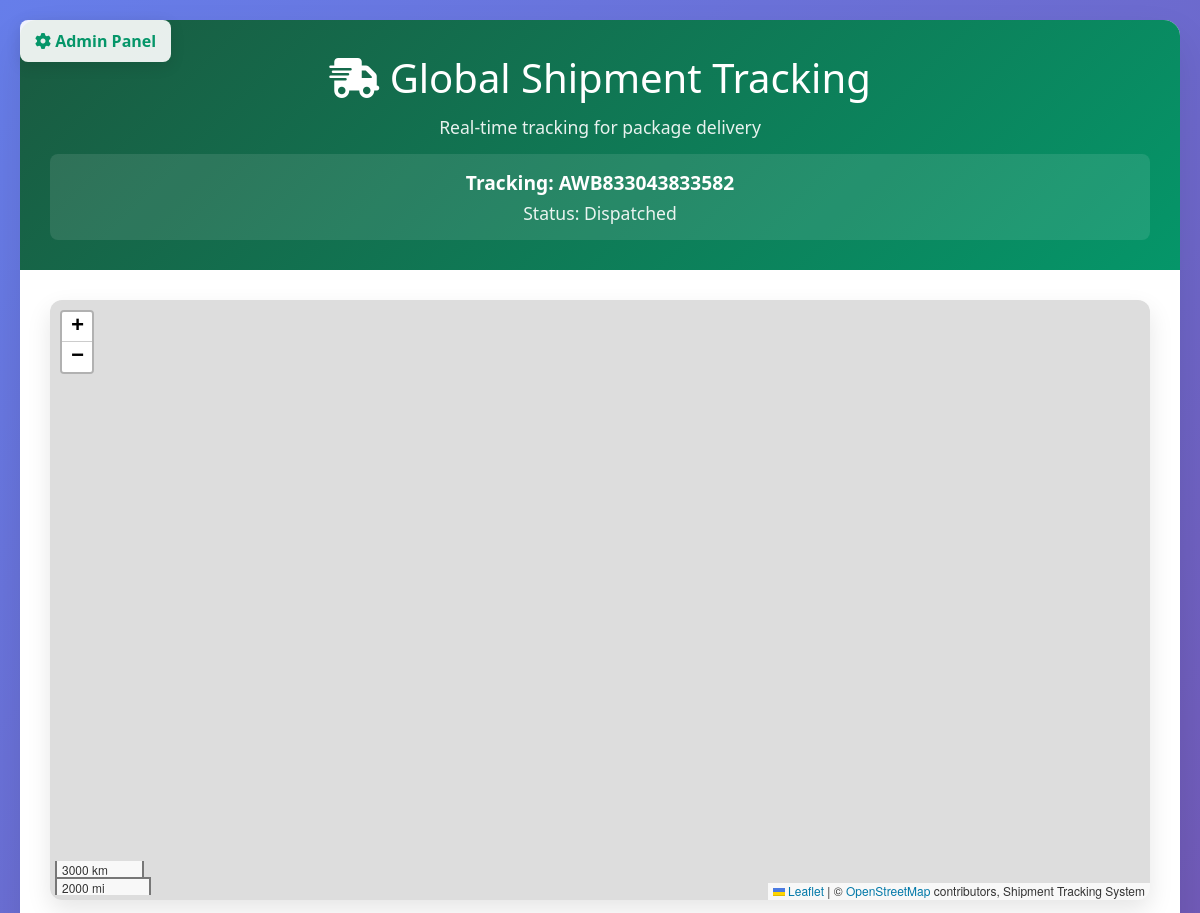
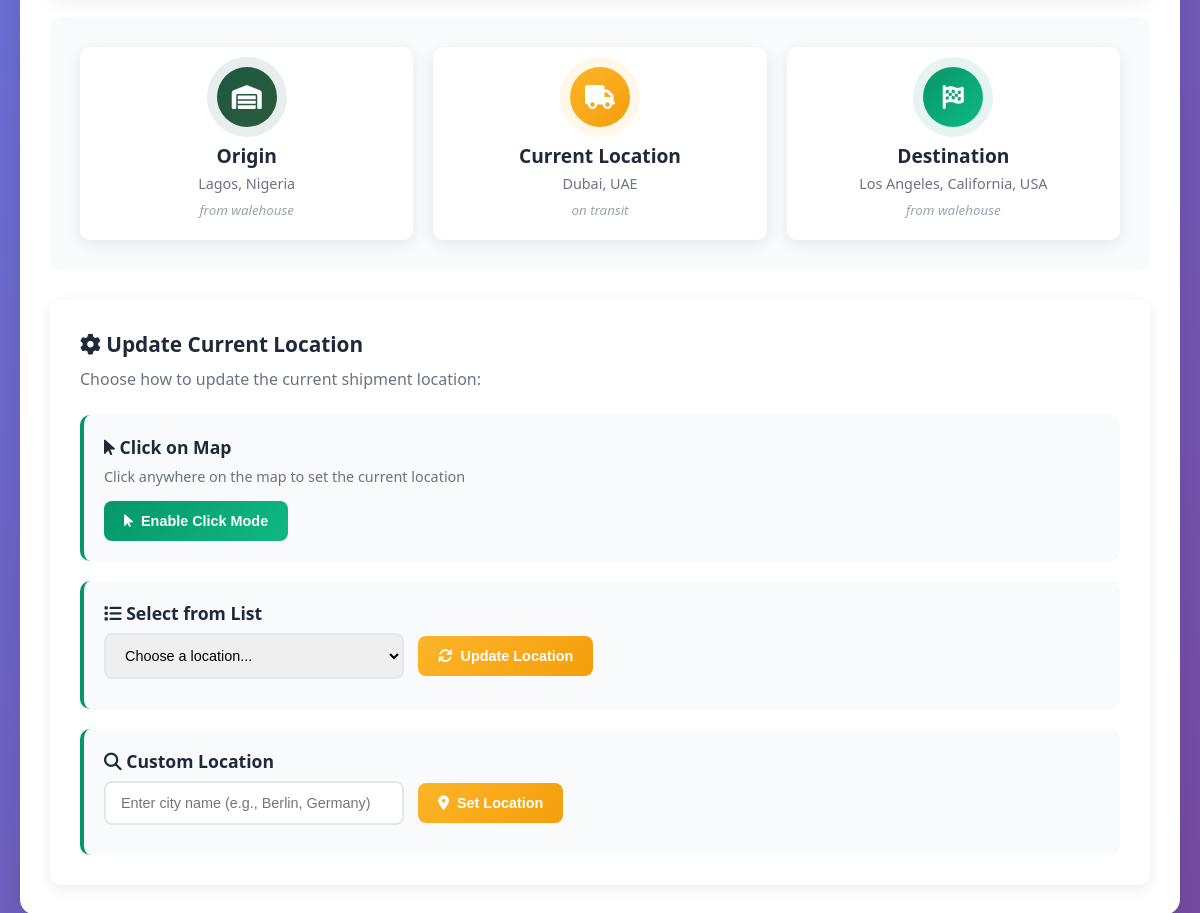
The app's page /index.php?tracking=AWB833043833582 with its own data (2 pictures, top to bottom).
### tables this page shows
CREATE TABLE `shipments` (
  `id` int(11) NOT NULL,
  `tracking_number` varchar(50) NOT NULL,
  `origin_location` varchar(255) NOT NULL,
  `origin_description` varchar(500) DEFAULT NULL,
  `current_location` varchar(255) NOT NULL,
  `current_description` varchar(500) DEFAULT NULL,
  `destination_location` varchar(255) NOT NULL,
  `destination_description` varchar(500) DEFAULT NULL,
  `status` enum('dispatched','in_transit','delivered','delayed') DEFAULT 'in_transit',
  `created_at` timestamp NOT NULL DEFAULT current_timestamp(),
  `updated_at` timestamp NOT NULL DEFAULT current_timestamp() ON UPDATE current_timestamp()
);

### database.php (called while the page is built, shortened)
<?php
class Database {
    private $host = 'localhost';
    private $db_name = 'shipment_tracking';
    private $username = 'root';
    private $password = '';
    public function connect() {
        $this->conn = null;
        try {
            $this->conn = new PDO(
                "mysql:host=" . $this->host . ";dbname=" . $this->db_name,
                $this->username,
                $this->password
            );
            $this->conn->setAttribute(PDO::ATTR_ERRMODE, PDO::ERRMODE_EXCEPTION);
            $this->conn->setAttribute(PDO::ATTR_DEFAULT_FETCH_MODE, PDO::FETCH_ASSOC);
        } catch(PDOException $e) {
            echo "Connection Error: " . $e->getMessage();
            die();
        }
        return $this->conn;
    }
}
function getDbConnection() {
    $database = new Database();
    return $database->connect();
}
?>

### Shipment.php (called while the page is built, shortened)
<?php
require_once __DIR__ . '/../config/database.php';
class Shipment {
    private $conn;
    public function __construct() {
        $this->conn = getDbConnection();
    }
    public function getShipment($trackingNumber) {
        try {
            $query = "SELECT * FROM shipments WHERE tracking_number = :tracking_number";
            $stmt = $this->conn->prepare($query);
            $stmt->bindParam(':tracking_number', $trackingNumber);
            $stmt->execute();
            return $stmt->fetch();
        } catch(PDOException $e) {
            error_log("Database Error: " . $e->getMessage());
            return false;
        }
    }
}
?>

### index.php (the view, shortened to what this page needs)
<?php
require_once 'classes/Shipment.php';
$trackingNumber = $_GET['tracking'] ?? 'SH001234567890';
$shipment = new Shipment();
$shipmentData = $shipment->getShipment($trackingNumber);
?>
<!DOCTYPE html>
<html lang="en">
<head>
    <link rel="stylesheet" href="https://cdnjs.cloudflare.com/ajax/libs/leaflet/1.9.4/leaflet.min.css" />
    <link rel="stylesheet" href="https://cdnjs.cloudflare.com/ajax/libs/font-awesome/6.4.0/all.min.css" />
</head>
<body>
    <a href="admin.php" class="admin-link">
        <i class="fas fa-cog"></i> Admin Panel
    </a>
    <div class="container">
        <div class="header">
            <h1><i class="fas fa-shipping-fast"></i> Global Shipment Tracking</h1>
            <p>Real-time tracking for package delivery</p>
            <div class="tracking-info">
                <h3>Tracking: <?php echo htmlspecialchars($shipmentData['tracking_number']); ?></h3>
                <p>Status: <?php echo ucfirst(str_replace('_', ' ', $shipmentData['status'])); ?></p>
            </div>
        </div>
        <div class="map-container">
            <div id="map"></div>
        </div>
        <div class="route-info">
            <div class="location-card origin">
                <div class="icon">
                    <i class="fas fa-warehouse"></i>
                </div>
                <h3>Origin</h3>
                <p id="origin-location-name"><?php echo htmlspecialchars($shipmentData['origin_location']); ?></p>
                <small><?php echo htmlspecialchars($shipmentData['origin_description']); ?></small>
            </div>
            <div class="location-card current">
                <div class="icon">
                    <i class="fas fa-truck"></i>
                </div>
                <h3>Current Location</h3>
                <p id="current-location-name"><?php echo htmlspecialchars($shipmentData['current_location']); ?></p>
                <small><?php echo htmlspecialchars($shipmentData['current_description']); ?></small>
            </div>
            <div class="location-card destination">
                <div class="icon">
                    <i class="fas fa-flag-checkered"></i>
                </div>
                <h3>Destination</h3>
                <p id="destination-location-name"><?php echo htmlspecialchars($shipmentData['destination_location']); ?></p>
                <small><?php echo htmlspecialchars($shipmentData['destination_description']); ?></small>
            </div>
        </div>
        <div class="control-panel">
            <div class="control-section">
                <h3><i class="fas fa-cog"></i> Update Current Location</h3>
                <p>Choose how to update the current shipment location:</p>
                <div class="control-options">
                    <div class="control-option">
                        <h4><i class="fas fa-mouse-pointer"></i> Click on Map</h4>
                        <p>Click anywhere on the map to set the current location</p>
                        <button id="enable-click-mode" class="btn btn-primary">
                            <i class="fas fa-mouse-pointer"></i> Enable Click Mode
                        </button>
                    </div>
                    <div class="control-option">
                        <h4><i class="fas fa-list"></i> Select from List</h4>
                        <select id="location-select" class="location-select">
                            <option value="">Choose a location...</option>
                        </select>
                        <button id="update-location" class="btn btn-secondary">
                            <i class="fas fa-sync"></i> Update Location
                        </button>
                    </div>
                    <div class="control-option">
                        <h4><i class="fas fa-search"></i> Custom Location</h4>
                        <input type="text" id="custom-location" class="location-input" placeholder="Enter city name (e.g., Berlin, Germany)">
                        <button id="set-custom-location" class="btn btn-secondary">
                            <i class="fas fa-map-marker-alt"></i> Set Location
                        </button>
                    </div>
                </div>
            </div>
        </div>
    </div>
</body>
</html>

### index.php (style rules this page uses)
* { margin: 0; padding: 0; box-sizing: border-box; }
body { font-family: 'Segoe UI', Tahoma, Geneva, Verdana, sans-serif; background: linear-gradient(135deg, #667eea 0%, #764ba2 100%); min-height: 100vh; padding: 20px; }
.container { max-width: 1200px; margin: 0 auto; background: white; border-radius: 16px; box-shadow: 0 20px 40px rgba(0, 0, 0, 0.1); overflow: hidden; }
.header { background: linear-gradient(135deg, #1a5a40 0%, #059669 100%); color: white; padding: 30px; text-align: center; }
.header h1 { font-size: 2.5rem; margin-bottom: 10px; font-weight: 300; }
.header p { font-size: 1.1rem; opacity: 0.9; }
.tracking-info { background: rgba(255, 255, 255, 0.1); padding: 15px; border-radius: 8px; margin-top: 15px; }
.tracking-info h3 { font-size: 1.2rem; margin-bottom: 5px; }
.map-container { position: relative; height: 600px; margin: 30px; border-radius: 12px; overflow: hidden; box-shadow: 0 10px 25px rgba(0, 0, 0, 0.1); }
#map { height: 100%; width: 100%; }
.route-info { display: flex; justify-content: space-around; padding: 30px; background: #f8fafc; margin: 0 30px 30px 30px; border-radius: 12px; gap: 20px; flex-wrap: wrap; }
.location-card { background: white; padding: 20px; border-radius: 10px; text-align: center; box-shadow: 0 4px 15px rgba(0, 0, 0, 0.08); flex: 1; min-width: 200px; transition: transform 0.3s ease, box-shadow 0.3s ease; }
.location-card .icon { width: 60px; height: 60px; border-radius: 50%; display: flex; align-items: center; justify-content: center; margin: 0 auto 15px; color: white; font-size: 24px; }
.origin .icon { background: linear-gradient(135deg, #1a5a40, #2d5a3d); box-shadow: 0 0 0 10px rgba(26, 90, 64, 0.1); }
.current .icon { background: linear-gradient(135deg, #fcb529, #f59e0b); box-shadow: 0 0 0 10px rgba(252, 181, 41, 0.1); }
.destination .icon { background: linear-gradient(135deg, #059669, #10b981); box-shadow: 0 0 0 10px rgba(5, 150, 105, 0.1); }
.location-card h3 { font-size: 1.2rem; margin-bottom: 5px; color: #1f2937; }
.location-card p { color: #6b7280; font-size: 0.9rem; margin-bottom: 5px; }
.location-card small { color: #9ca3af; font-style: italic; }
.control-panel { margin: 0 30px 30px 30px; background: white; border-radius: 12px; box-shadow: 0 4px 15px rgba(0, 0, 0, 0.08); }
.control-section { padding: 30px; }
.control-section h3 { color: #1f2937; margin-bottom: 10px; font-size: 1.3rem; }
.control-section > p { color: #6b7280; margin-bottom: 25px; }
.control-options { display: grid; gap: 20px; }
.control-option { padding: 20px; background: #f8fafc; border-radius: 10px; border-left: 4px solid #059669; }
.control-option h4 { color: #1f2937; margin-bottom: 8px; font-size: 1.1rem; }
.control-option p { color: #6b7280; margin-bottom: 15px; font-size: 0.9rem; }
.btn { padding: 12px 20px; border: none; border-radius: 8px; font-weight: 600; cursor: pointer; transition: all 0.3s ease; display: inline-flex; align-items: center; gap: 8px; font-size: 0.9rem; }
.btn-primary { background: linear-gradient(135deg, #059669, #10b981); color: white; }
.btn-secondary { background: linear-gradient(135deg, #fcb529, #f59e0b); color: white; }
.location-select, .location-input { width: 100%; max-width: 300px; padding: 12px 15px; border: 2px solid #e5e7eb; border-radius: 8px; margin-right: 10px; margin-bottom: 10px; font-size: 0.9rem; transition: border-color 0.3s ease; }
.admin-link { position: fixed; top: 20px; left: 20px; background: rgba(255, 255, 255, 0.9); color: #059669; padding: 10px 15px; border-radius: 8px; text-decoration: none; font-weight: 600; box-shadow: 0 4px 15px rgba(0, 0, 0, 0.1); transition: all 0.3s ease; z-index: 1000; }

### records on screen
shipments: tracking_number "AWB833043833582", status "Dispatched", origin_location "Lagos, Nigeria", origin_description "from walehouse", current_location "Dubai, UAE", current_description "on transit", destination_location "Los Angeles, California, USA", destination_description "from walehouse"
